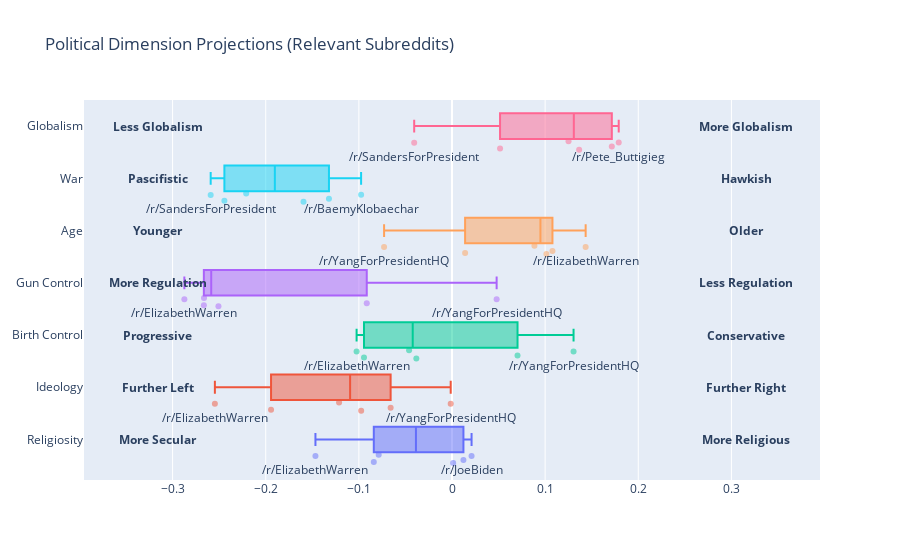

The notebook cell this image was saved under:
### Markdown cell above
## Visualize

### Code cell
fig = go.Figure()
[fig.add_trace(go.Box(x=proj_df[n],quartilemethod="linear", name=n,text=proj_df.index,marker=dict(opacity=0.5))) for n in proj_df.columns]
fig.update_traces(boxpoints='all', jitter=0.4)

x = abs(max(proj_df.max().max(),proj_df.min().min(),key=abs))*1.10
annotations = []

for dim_info in dims:
    annotations.append(dict(
            x=x,
            y=dim_info.name,
            xref="x",
            yref="y",
            text="<b>{}</b>".format(dim_info.tags[0]),
            showarrow=False,
            ax=-40,
            ay=0
        ))    
    annotations.append(dict(
            x=-x,
            y=dim_info.name,
            xref="x",
            yref="y",
            text=f"<b>{dim_info.tags[1]}</b>",
            showarrow=False,
            ax=-40,
            ay=0
        ))
    # Annotate 
    mx = proj_df[dim_info.name].idxmax()
    mn = proj_df[dim_info.name].idxmin()
    annotations.append(dict(
            x=proj_df.loc[mx][dim_info.name],
            y=dim_info.name,
            xref="x",
            yref="y",
            text=f"/r/{mx}",
            arrowcolor="rgba(0,0,0,0)",
            ax=0,
            ay=30
        ))
    annotations.append(dict(
            x=proj_df.loc[mn][dim_info.name],
            y=dim_info.name,
            xref="x",
            yref="y",
            text=f"/r/{mn}",
            arrowcolor="rgba(0,0,0,0)",
            ax=0,
            ay=30
        ))

fig.update_layout(
    title="Political Dimension Projections (Relevant Subreddits)",
    showlegend=False,
    annotations=annotations,
    xaxis = dict(
      range=[-x*1.25,x*1.25],  # Add some extra padding
    )
)
# fig.write_html("visualizations/Political_Dimensions-Relevant_Subs.html")

fig.show()

### Figure 1 — Plotly figure (JSON) as saved in the notebook; plotly's stock layout.template omitted (floating-point values rounded to 4 significant figures)
{"data": [{"boxpoints": "all", "jitter": 0.4, "marker": {"opacity": 0.5}, "name": "Religiosity", "quartilemethod": "linear", "text": ["YangForPresidentHQ", "SandersForPresident", "Pete_Buttigieg", "ElizabethWarren", "JoeBiden", "BaemyKlobaechar"], "type": "box", "x": [0.01227, -0.0787, -0.08396, -0.1466, 0.02101, 0.001263]}, {"boxpoints": "all", "jitter": 0.4, "marker": {"opacity": 0.5}, "name": "Ideology", "quartilemethod": "linear", "text": ["YangForPresidentHQ", "SandersForPresident", "Pete_Buttigieg", "ElizabethWarren", "JoeBiden", "BaemyKlobaechar"], "type": "box", "x": [-0.00138, -0.1943, -0.1212, -0.2546, -0.06589, -0.09752]}, {"boxpoints": "all", "jitter": 0.4, "marker": {"opacity": 0.5}, "name": "Birth Control", "quartilemethod": "linear", "text": ["YangForPresidentHQ", "SandersForPresident", "Pete_Buttigieg", "ElizabethWarren", "JoeBiden", "BaemyKlobaechar"], "type": "box", "x": [0.1305, -0.03829, -0.09448, -0.1024, 0.07036, -0.04607]}, {"boxpoints": "all", "jitter": 0.4, "marker": {"opacity": 0.5}, "name": "Gun Control", "quartilemethod": "linear", "text": ["YangForPresidentHQ", "SandersForPresident", "Pete_Buttigieg", "ElizabethWarren", "JoeBiden", "BaemyKlobaechar"], "type": "box", "x": [0.04792, -0.09152, -0.2508, -0.2873, -0.2664, -0.2663]}, {"boxpoints": "all", "jitter": 0.4, "marker": {"opacity": 0.5}, "name": "Age", "quartilemethod": "linear", "text": ["YangForPresidentHQ", "SandersForPresident", "Pete_Buttigieg", "ElizabethWarren", "JoeBiden", "BaemyKlobaechar"], "type": "box", "x": [-0.07292, 0.01406, 0.0885, 0.1435, 0.1078, 0.1014]}, {"boxpoints": "all", "jitter": 0.4, "marker": {"opacity": 0.5}, "name": "War", "quartilemethod": "linear", "text": ["YangForPresidentHQ", "SandersForPresident", "Pete_Buttigieg", "ElizabethWarren", "JoeBiden", "BaemyKlobaechar"], "type": "box", "x": [-0.221, -0.2591, -0.1321, -0.2444, -0.1594, -0.0976]}, {"boxpoints": "all", "jitter": 0.4, "marker": {"opacity": 0.5}, "name": "Globalism", "quartilemethod": "linear", "text": ["YangForPresidentHQ", "SandersForPresident", "Pete_Buttigieg", "ElizabethWarren", "JoeBiden", "BaemyKlobaechar"], "type": "box", "x": [0.1716, -0.0406, 0.179, 0.05159, 0.1251, 0.1365]}], "layout": {"annotations": [{"ax": -40, "ay": 0, "showarrow": false, "text": "<b>More Religious</b>", "x": 0.3161, "xref": "x", "y": "Religiosity", "yref": "y"}, {"ax": -40, "ay": 0, "showarrow": false, "text": "<b>More Secular</b>", "x": -0.3161, "xref": "x", "y": "Religiosity", "yref": "y"}, {"arrowcolor": "rgba(0,0,0,0)", "ax": 0, "ay": 30, "text": "/r/JoeBiden", "x": 0.02101, "xref": "x", "y": "Religiosity", "yref": "y"}, {"arrowcolor": "rgba(0,0,0,0)", "ax": 0, "ay": 30, "text": "/r/ElizabethWarren", "x": -0.1466, "xref": "x", "y": "Religiosity", "yref": "y"}, {"ax": -40, "ay": 0, "showarrow": false, "text": "<b>Further Right</b>", "x": 0.3161, "xref": "x", "y": "Ideology", "yref": "y"}, {"ax": -40, "ay": 0, "showarrow": false, "text": "<b>Further Left</b>", "x": -0.3161, "xref": "x", "y": "Ideology", "yref": "y"}, {"arrowcolor": "rgba(0,0,0,0)", "ax": 0, "ay": 30, "text": "/r/YangForPresidentHQ", "x": -0.00138, "xref": "x", "y": "Ideology", "yref": "y"}, {"arrowcolor": "rgba(0,0,0,0)", "ax": 0, "ay": 30, "text": "/r/ElizabethWarren", "x": -0.2546, "xref": "x", "y": "Ideology", "yref": "y"}, {"ax": -40, "ay": 0, "showarrow": false, "text": "<b>Conservative</b>", "x": 0.3161, "xref": "x", "y": "Birth Control", "yref": "y"}, {"ax": -40, "ay": 0, "showarrow": false, "text": "<b>Progressive</b>", "x": -0.3161, "xref": "x", "y": "Birth Control", "yref": "y"}, {"arrowcolor": "rgba(0,0,0,0)", "ax": 0, "ay": 30, "text": "/r/YangForPresidentHQ", "x": 0.1305, "xref": "x", "y": "Birth Control", "yref": "y"}, {"arrowcolor": "rgba(0,0,0,0)", "ax": 0, "ay": 30, "text": "/r/ElizabethWarren", "x": -0.1024, "xref": "x", "y": "Birth Control", "yref": "y"}, {"ax": -40, "ay": 0, "showarrow": false, "text": "<b>Less Regulation</b>", "x": 0.3161, "xref": "x", "y": "Gun Control", "yref": "y"}, {"ax": -40, "ay": 0, "showarrow": false, "text": "<b>More Regulation</b>", "x": -0.3161, "xref": "x", "y": "Gun Control", "yref": "y"}, {"arrowcolor": "rgba(0,0,0,0)", "ax": 0, "ay": 30, "text": "/r/YangForPresidentHQ", "x": 0.04792, "xref": "x", "y": "Gun Control", "yref": "y"}, {"arrowcolor": "rgba(0,0,0,0)", "ax": 0, "ay": 30, "text": "/r/ElizabethWarren", "x": -0.2873, "xref": "x", "y": "Gun Control", "yref": "y"}, {"ax": -40, "ay": 0, "showarrow": false, "text": "<b>Older</b>", "x": 0.3161, "xref": "x", "y": "Age", "yref": "y"}, {"ax": -40, "ay": 0, "showarrow": false, "text": "<b>Younger</b>", "x": -0.3161, "xref": "x", "y": "Age", "yref": "y"}, {"arrowcolor": "rgba(0,0,0,0)", "ax": 0, "ay": 30, "text": "/r/ElizabethWarren", "x": 0.1435, "xref": "x", "y": "Age", "yref": "y"}, {"arrowcolor": "rgba(0,0,0,0)", "ax": 0, "ay": 30, "text": "/r/YangForPresidentHQ", "x": -0.07292, "xref": "x", "y": "Age", "yref": "y"}, {"ax": -40, "ay": 0, "showarrow": false, "text": "<b>Hawkish</b>", "x": 0.3161, "xref": "x", "y": "War", "yref": "y"}, {"ax": -40, "ay": 0, "showarrow": false, "text": "<b>Pascifistic</b>", "x": -0.3161, "xref": "x", "y": "War", "yref": "y"}, {"arrowcolor": "rgba(0,0,0,0)", "ax": 0, "ay": 30, "text": "/r/BaemyKlobaechar", "x": -0.0976, "xref": "x", "y": "War", "yref": "y"}, {"arrowcolor": "rgba(0,0,0,0)", "ax": 0, "ay": 30, "text": "/r/SandersForPresident", "x": -0.2591, "xref": "x", "y": "War", "yref": "y"}, {"ax": -40, "ay": 0, "showarrow": false, "text": "<b>More Globalism</b>", "x": 0.3161, "xref": "x", "y": "Globalism", "yref": "y"}, {"ax": -40, "ay": 0, "showarrow": false, "text": "<b>Less Globalism</b>", "x": -0.3161, "xref": "x", "y": "Globalism", "yref": "y"}, {"arrowcolor": "rgba(0,0,0,0)", "ax": 0, "ay": 30, "text": "/r/Pete_Buttigieg", "x": 0.179, "xref": "x", "y": "Globalism", "yref": "y"}, {"arrowcolor": "rgba(0,0,0,0)", "ax": 0, "ay": 30, "text": "/r/SandersForPresident", "x": -0.0406, "xref": "x", "y": "Globalism", "yref": "y"}], "showlegend": false, "title": {"text": "Political Dimension Projections (Relevant Subreddits)"}, "xaxis": {"range": [-0.3951, 0.3951]}}}
